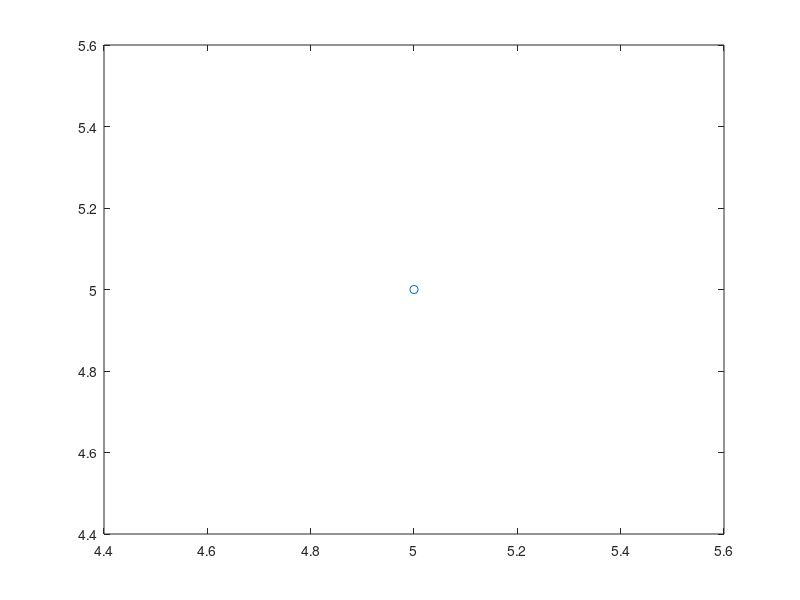

Reproduce this figure in MATLAB.
x=input('Enter the value of x : ');
y=input('Enter the value of y : ');
interpolatingPoint=input('Enter the point for interpolation : ');

n=length(x);
NF=zeros(n);
NF(:,1)=y;

for j=2:n
    for i=1:n-j+1
        NF(i,j)=NF(i+1,j-1)-NF(i,j-1);
    end
end
c=NF(1,n);
for i=n-1:-1:1
     p=poly(x(1))/(x(2)-x(1));
     p(2)=p(2)-(i-1);
     c=conv(c,p)/i;
     m=length(c);
     c(m)=c(m)+NF(1,i);
end
pVal=polyval(c,interpolatingPoint);

for i=1:n-1
    fprintf('+(%.3f)x^%d',c(i),n-i)
end
fprintf('+(%.3f)\n',c(n));

fprintf('The interpolation value is : %.3f',pVal);

X=linspace(x(1),x(n),100);
Y=polyval(c,X);
plot(X,Y,'r')
hold on;
plot(x,y,'-o')
